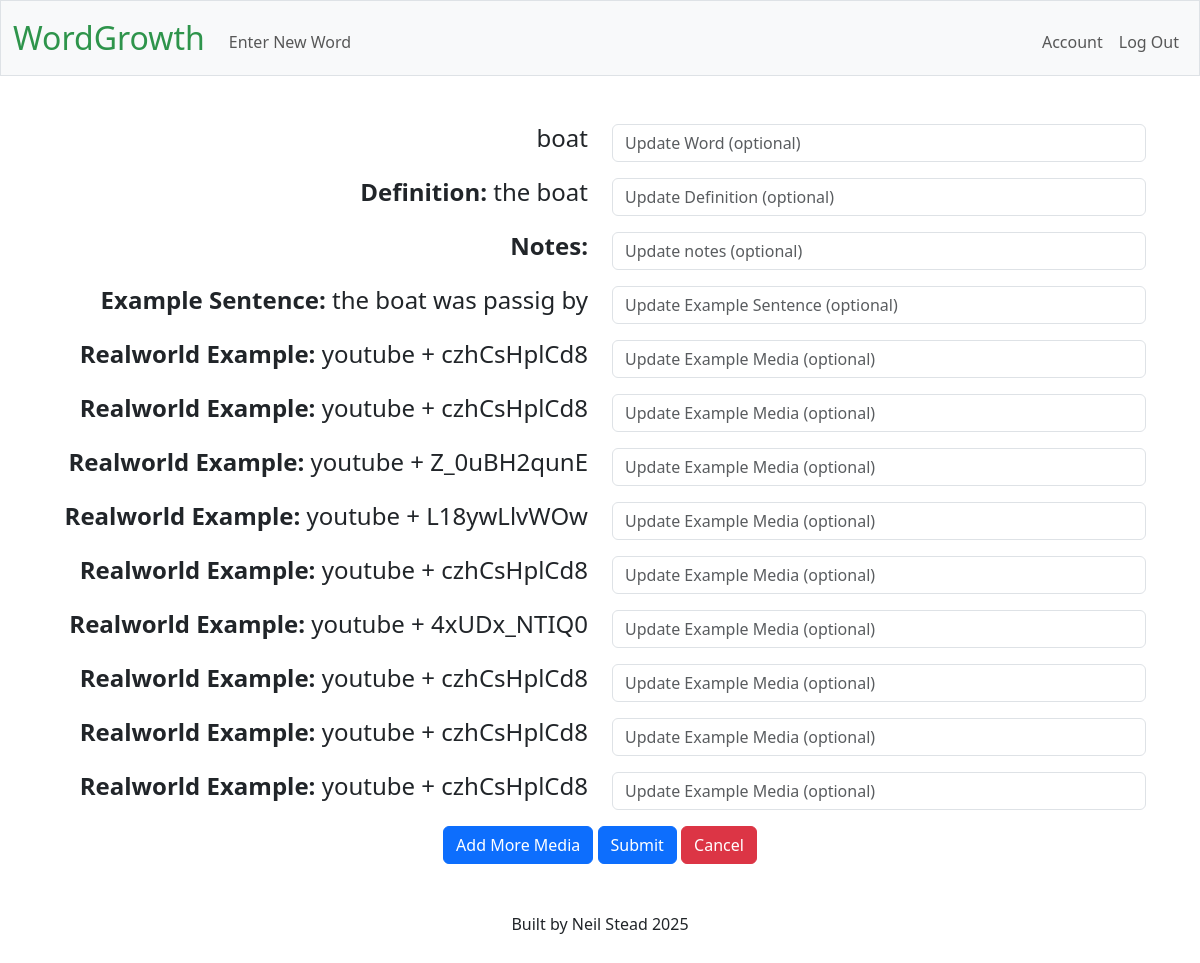
/word_edit/46 (signed in), run on the app's committed database.
### tables this page shows
CREATE TABLE "vocabulary" (id INTEGER PRIMARY KEY AUTOINCREMENT, user_id INTEGER, word TEXT NOT NULL, definition TEXT, notes TEXT, example_sentence TEXT, example_media TEXT, media_type TEXT, article_excerpt TEXT, FOREIGN KEY (user_id) REFERENCES users(id));

CREATE TABLE media (id INTEGER PRIMARY KEY AUTOINCREMENT, word_id INTEGER NOT NULL, example_media TEXT, media_type TEXT, article_excerpt TEXT, platform TEXT, video_id TEXT, start_time INTEGER, FOREIGN KEY (word_id) REFERENCES vocabulary(id));

### app.py (the view)
@app.route("/word_edit/<int:word_id>", methods=["POST", "GET"])
@login_required
def word_edit(word_id):
    conn = get_db_connection()
    cursor = conn.cursor()
    cursor.execute("SELECT * FROM vocabulary WHERE id=?", [word_id])
    word = cursor.fetchone()
    cursor.execute("SELECT * FROM media WHERE word_id=?", [word_id])
    media_list = cursor.fetchall()
    if request.method == "POST":
        media_ids = request.form.getlist("media_id[]")
        replaced_media_list = request.form.getlist("example_media[]")
        additional_media_list = request.form.getlist("additional_media[]")
        updated_word = request.form.get("word") or word["word"]
        updated_definition = request.form.get("definition") or word["definition"]
        updated_notes = request.form.get("notes") or word["notes"]
        updated_example_sentence = request.form.get("example_sentence") or word["example_sentence"]
        if additional_media_list:
            for media in additional_media_list:
                additional_media = classify_media_url(media)
                if additional_media["media_type"] == 'article':
                    cursor.execute(
                        "INSERT INTO media (word_id, media_type, article_excerpt) VALUES (?, ?, ?)", [
                            word_id,
                            additional_media["media_type"],
                            additional_media["article_excerpt"]
                            ]
                        )
                else:
                    cursor.execute(
                        "INSERT INTO media (word_id, media_type, video_id, start_time, platform) VALUES (?, ?, ?, ?, ?)", [
                            word_id,
                            additional_media["media_type"],
                            additional_media["video_id"],
                            additional_media["start_time"],
                            additional_media["platform"]
                            ]
                        )
            conn.commit()
        if replaced_media_list:
            for media_id, media in zip(media_ids, replaced_media_list):
                original = next((m for m in media_list if m["id"] == int(media_id)), None)
                if not media.strip():
                    continue  # skip updating this row entirely
                replaced_media = classify_media_url(media)
                if replaced_media["media_type"] == original:
                    if replaced_media["media_type"] == 'video':
                        cursor.execute(
                            "UPDATE media SET example_media = ?, video_id = ?, start_time = ?, platform = ?, WHERE id = ?", [
                                replaced_media["example_media"],
                                replaced_media["video_id"],
                                replaced_media["start_time"],
                                replaced_media["platform"],
                                media_id
                                ]
                                )
                    else:
                        cursor.execute(
                            "UPDATE media SET article_excerpt = ? WHERE id = ?",
                                [replaced_media["example_media"], media_id]
                            )
                else:
                    if replaced_media["media_type"] == 'video':
                        cursor.execute(
                            "UPDATE media SET media_type = ?, article_excerpt = NULL, video_id = ?, start_time = ?, platform = ? WHERE id = ?", [
                                replaced_media["media_type"],
                                replaced_media["video_id"],
                                replaced_media["start_time"],
                                replaced_media["platform"],
                                media_id
                                ]
                        )
                    else:
                        cursor.execute(
                            "UPDATE media SET video_id = NULL, start_time = NULL, platform = NULL, media_type = ?, article_excerpt = ? WHERE id = ?", [
                                replaced_media["media_type"],
                                replaced_media["article_excerpt"],
                                media_id
                                ]
                        )
            conn.commit()
        cursor.execute(
            "UPDATE vocabulary SET word = ?, definition = ?, notes = ?, example_sentence = ? WHERE id = ?",
                [
                updated_word,
                updated_definition,
                updated_notes,
                updated_example_sentence,
                word_id
                ]
            )
        conn.commit()
        return redirect(url_for("word_view", word_id=word["id"]))
    else:
        return  render_template("word_edit.html", word=word, media_list=media_list)

### app.py (called while the page is built)
@app.teardown_appcontext
def close_db_connection(exception):
    db = g.pop('db', None)
    if db is not None:
        db.close()

### helpers.py (called while the page is built)
def get_db_connection():
    if 'db' not in g:
        g.db = sqlite3.connect(DATABASE)
        g.db.execute("PRAGMA foreign_keys = ON")  # Enables foreign key checks
        g.db.row_factory = sqlite3.Row # enables dictionaries to be returned not just tuples
    return g.db

def login_required(f):
    @wraps(f)
    def decorated_function(*args, **kwargs):
        if 'user_id' not in session:
            return redirect(url_for('login'))
        return f(*args, **kwargs)
    return decorated_function

### templates/word_edit.html (shortened to what this page needs)
{% extends "layout.html" %}
{% block main %}
<div class="container">
    <form action="{{  url_for('word_edit', word_id=word['id'])  }}" method="post">
        <div class="row">
            <div class="col-6 text-end"><h4>{{ word["word"] }}</h4></div>
            <div class="col-6 mb-3"><input autocomplete="off" autofocus class="form-control" name="word" placeholder="Update Word (optional)" type="text"></div>
        </div>
        <div class="row">
            <div class="col-6 text-end"><h4><strong>Definition:</strong> {{ word["definition"] }}</h4></div>
            <div class="col-6 mb-3"><input autocomplete="off" class="form-control" name="definition" placeholder="Update Definition (optional)" type="text"></div>
        </div>
        <div class="row">
            <div class="col-6 text-end"><h4><strong>Notes:</strong> {{ word["notes"] }}</h4></div>
            <div class="col-6 mb-3"><input autocomplete="off" class="form-control" name="notes" placeholder="Update notes (optional)" type="text"></div>
        </div>
        <div class="row">
            <div class="col-6 text-end"><h4><strong>Example Sentence:</strong> {{ word["example_sentence"] }}</h4></div>
            <div class="col-6 mb-3"><input autocomplete="off" class="form-control" name="example_sentence" placeholder="Update Example Sentence (optional)" type="text"></div>
        </div>
        {% for media in media_list %}
            {% if media["media_type"] == 'video' %}
                <div class="row">
                    <div class="col-6 text-end"><h4><strong>Realworld Example:</strong> {{ media["platform"] }} + {{ media["video_id"] }}</h4>
                    </div>
                    <div class="col-6 mb-3">
                        <input autocomplete="off" class="form-control" name="example_media[]" placeholder="Update Example Media (optional)" type="text">
                    </div>
                </div>
            {% endif %}
        {% endfor %}
        <button class="btn btn-primary" type="button" id="add_media">Add More Media</button>
        <button class="btn btn-primary" value="submit" type="submit">Submit</button>
        <a href="{{ url_for('word_view', word_id=word['id']) }}" class="btn btn-danger">Cancel</a>
    </form>
</div>
{% endblock %}>

### data on the page
vocabulary: word "boat", definition "the boat", example_sentence "the boat was passig by"
media: platform "youtube", video_id "czhCsHplCd8"
media: platform "youtube", video_id "czhCsHplCd8"
media: platform "youtube", video_id "Z_0uBH2qunE"
media: platform "youtube", video_id "L18ywLlvWOw"
media: platform "youtube", video_id "czhCsHplCd8"
media: platform "youtube", video_id "4xUDx_NTIQ0"
media: platform "youtube", video_id "czhCsHplCd8"
media: platform "youtube", video_id "czhCsHplCd8"
media: platform "youtube", video_id "czhCsHplCd8"
